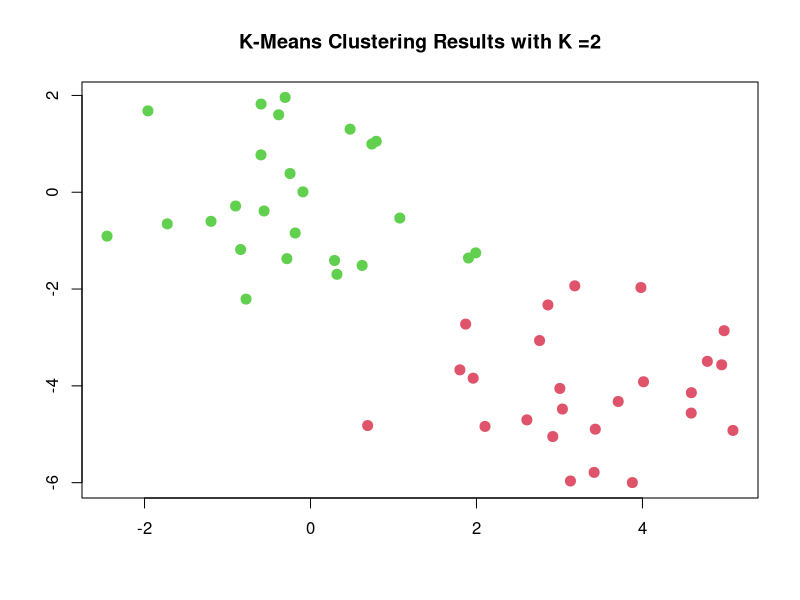
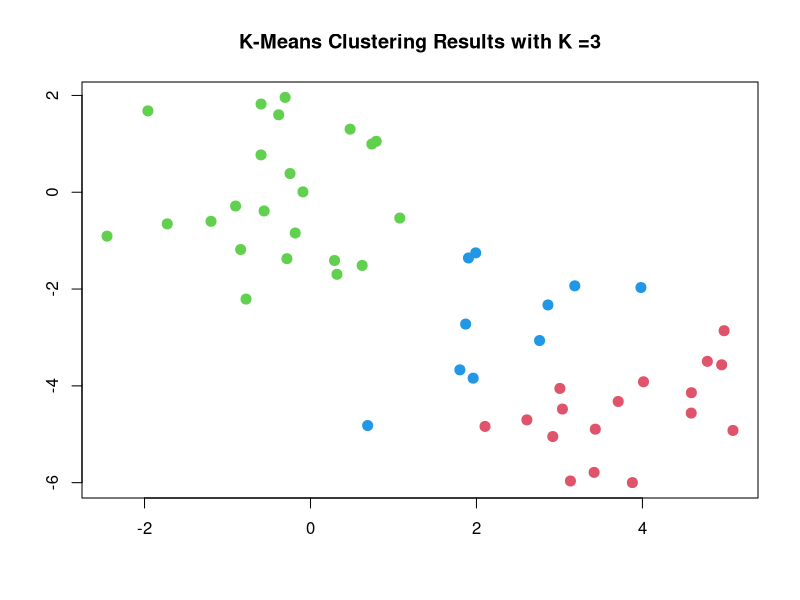
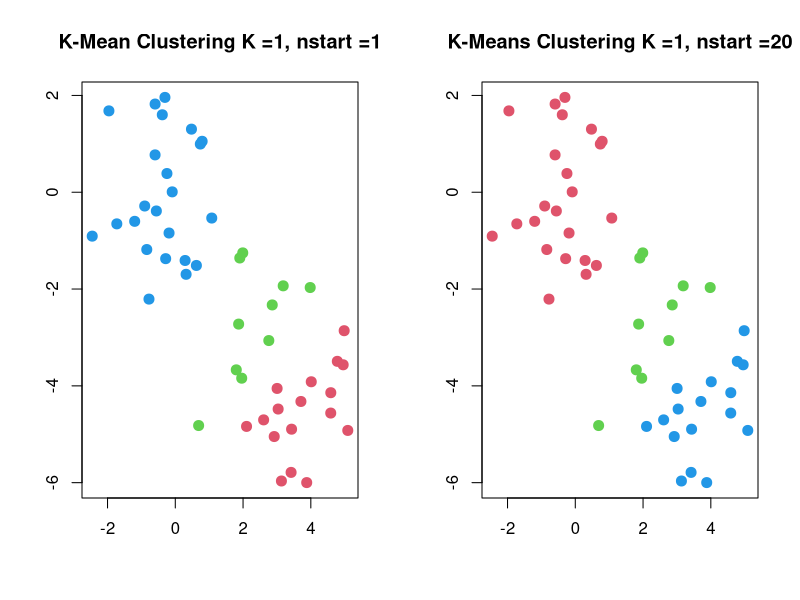

Reproduce these figures in R, in order.
#####################Ch 10 Lab 2 - K-Means Clustering ###########################

##We start with a simulated data set with two clusters.
set.seed(2)
x =matrix(rnorm(50*2), ncol =2)
x[1:25, 1] =x[1:25, 1] +3
x[1:25, 2] =x[1:25, 2] -4

##We now perform K-means clustering with K =2.
?kmeans
km.out =kmeans(x, 2, nstart =20)
##The cluster assignments of the 50 observations can be seen by
km.out$cluster ##kmeans() function separated the data into two sets by itself.
names(km.out)

##We can now plot the data with each observation colored according to its cluster assignment.
plot(x, col =(km.out$cluster +1), main ="K-Means Clustering Results with K =2", xlab="", ylab ="", pch =20, cex =2)

##Here the observation can be easily plotted as they are 2 diamensional.
##If there are more than 2 variables, then we can perform a PCA and plot the first two Principal Components.
##Here we knew the number of cluster and hence performed K-Mean Clustering with K =2.

## Now we try the same analysis with K =3 as we would not know the number of 
##clusters in the data set in real practice.
set.seed(4)
km.out =kmeans(x, 3, nstart =20)
km.out
plot(x, col =(km.out$cluster +1), main ="K-Means Clustering Results with K =3", xlab="", ylab ="", pch =20, cex =2)

## To run K Means Clustering in R with multiple initial cluster assignments, we 
##use nstart argument. If nstart > 1, the K-mean clustering will be performed using 
##multiple random assignments (Step 1 of Algorithm 10.1).
##However the kmeans() function will report only the best results.


set.seed(3)
km.out =kmeans(x, 3, nstart =1)
par(mfrow =c(1, 2))
plot(x, col =(km.out$cluster +1), main ="K-Mean Clustering K =1, nstart =1", xlab="", ylab ="", pch =20, cex =2)
km.out$tot.withinss ##81.474

##Now with nstart =20.
km.out =kmeans(x, 3, nstart =20)
km.out$tot.withinss ##76.34817
plot(x, col =(km.out$cluster +1), main ="K-Means Clustering K =1, nstart =20", xlab="", ylab ="", pch =20, cex =2)

##km.out$tot.withinss is the total within-cluster sum of squares which we seek 
##to minimize by K-Mean Clustering.
##Individual within class sum of squares are contained in km.out$withinss.
km.out$withinss  ##Individual values for the 3 clusters.

##It is recommended to run K Mean Clustering with a large value of nstart such as 
##20 or 50, since otherwise an undesirable local optimum may be obtained.

rm(list =ls())




